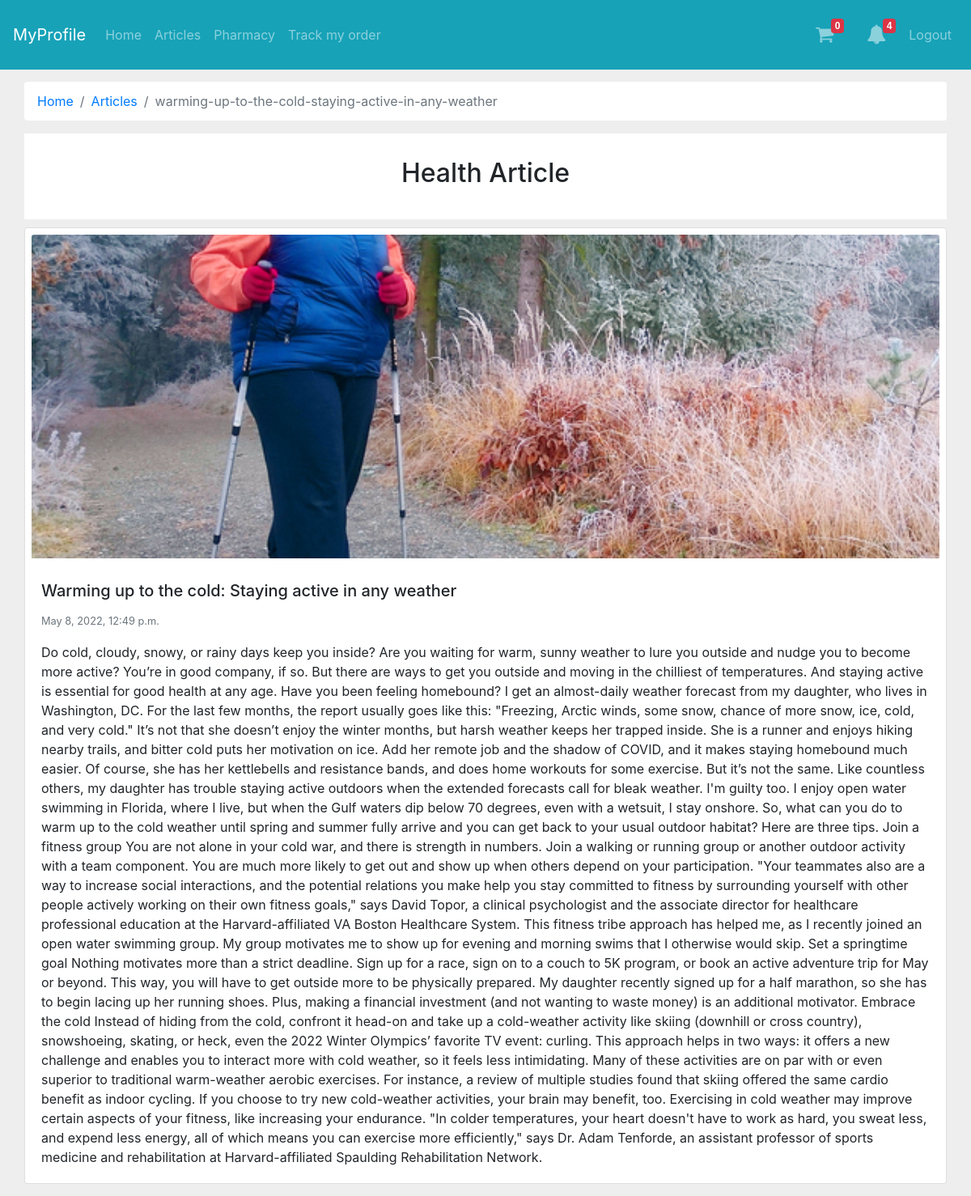
Screenshot of /articles/warming-up-to-the-cold-staying-active-in-any-weather/ (signed in) with the database file from the repository.
### mainapp/models.py (models this page shows, shortened)
class Blogs(models.Model):
    blog_title = models.CharField(verbose_name='Title', max_length=255)
    blog_slug = models.SlugField(verbose_name='Slug', max_length=255)
    blog_desc = models.TextField(verbose_name='Description', max_length=20000)
    blog_pubdate = models.DateTimeField(verbose_name='Published Date & Time', default=datetime.now, blank=True,
                                        null=True)
    blog_publish = models.BooleanField(verbose_name="Publish Status")
    blog_img = models.ImageField(verbose_name='Image', upload_to='blogimages/', blank=True, null=True)
    class Meta:
        verbose_name_plural = 'Articles'
        verbose_name = "Articles"

### mainapp/views.py (the view)
# urls.py: path('articles/<slug:slug>/', views.single_article, name='single-article'),
def single_article(request, slug):
    objnotify = allnotification(request)
    blog = Blogs.objects.get(blog_slug=slug)
    context = {'blog': blog, 'objnotify': objnotify}
    return render(request, 'single_article.html', context)

### mainapp/views.py (called while the page is built, shortened)
def allnotification(request):
    ptosns = None
    stopns = None
    stodns = None
    dtopns = None
    ncount = None
    if request.user.is_staff or request.user.is_hospital_staff:
        ptosns = PtoSNotification.objects.all()
        if ptosns:
            ncount = ptosns.count()
    if request.user.is_doctor:
        stodns = StoDNotification.objects.filter(doctor=request.user.username)
        if stodns:
            ncount = stodns.count()
    return {'ptosns': ptosns,
            'stopns': stopns,
            'stodns': stodns,
            'dtopns': dtopns,
            'ncount': ncount}

### templates/single_article.html (shortened to what this page needs)
{% extends "base.html" %}
{%load static%}
{%block maincontent%}
<div class="container-fluid">
    <div class="main-body">
        <nav aria-label="breadcrumb" class="main-breadcrumb ">
            <ol class="breadcrumb b-bg-c">
                <li class="breadcrumb-item"><a href="{%url 'index'%}">Home</a></li>
                <li class="breadcrumb-item"><a href="{%url 'articles'%}">Articles</a></li>
                <li class="breadcrumb-item active" aria-current="page">{{blog.blog_slug}}</li>
            </ol>
        </nav>
        <header>
            <h2>Health Article</h2>
        </header>
        <div class="card">
            <div style="padding: 8px;">
            <img class="card-img-top" src="{{blog.blog_img.url}}" alt="Card image cap" style="object-fit:cover; width:100%; height:400px; ">
            </div>
            <div class="card-body">
                <h5 class="card-title">{{blog.blog_title}}</h5>
                <p class="card-text"><small class="text-muted">{{blog.blog_pubdate}}</small></p>
                <p class="card-text">{{blog.blog_desc}}</p>
            </div>
        </div>
    </div>
</div>
{%endblock%}

### templates/base.html (style rules this page uses)
header { background-color: white; padding: 30px; text-align: center; font-size: 35px; margin-bottom: 10px; }
.b-bg-c { background-color: white; }

### templates/single_article.html (style rules this page uses)
body { background: #eee; }
.main-body { padding: 15px; }

### rows the page displays
Blogs: blog_slug "warming-up-to-the-cold-staying-active-in-any-weather", blog_img (picture), blog_title "Warming up to the cold: Staying active in any weather", blog_pubdate "May 8, 2022, 12:49 p.m.", blog_desc "Do cold, cloudy, snowy, or rainy days keep you inside? Are you waiting for warm, sunny weather to lure you outside and nudge you to become more active? You’re in good company, if so. But there are ways to get you outside and moving in the chilliest of temperatures. And staying active is essential for good health at any age. Have you been feeling homebound? I get an almost-daily weather forecast from my daughter, who lives in Washington, DC. For the last few months, the report usually goes like this: \"Freezing, Arctic winds, some snow, chance of more snow, ice, cold, and very cold.\" It’s not that she doesn’t enjoy the winter months, but harsh weather keeps her trapped inside. She is a runner…"

### other values shown
{{ objnotify.ncount }} "4"
